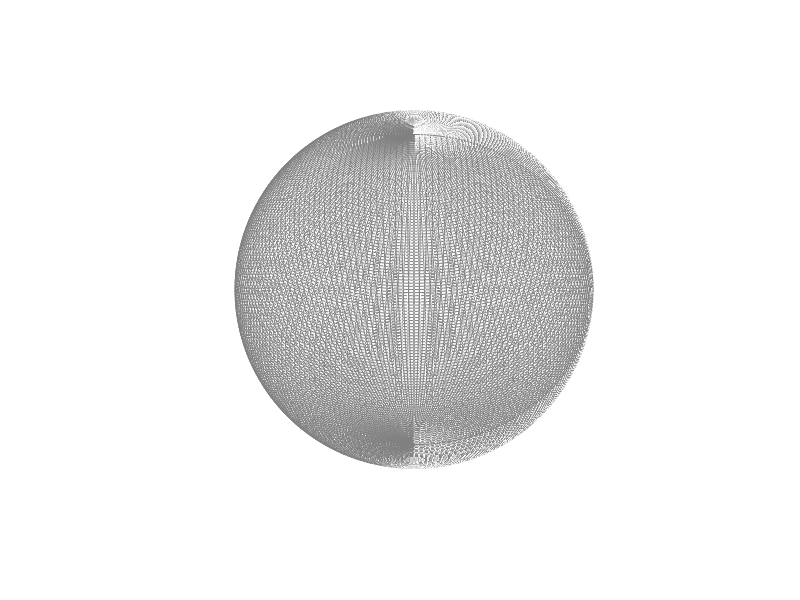

MATLAB code for this plot: (Note: this script raises an error after producing the figure.)
%% Textured 3D Earth example
%
% Ryan Gray
% 8 Sep 2004
% Revised 9 March 2006, 31 Jan 2006, 16 Oct 2013

%% Options

space_color = 'k';
npanels = 180;   % Number of globe panels around the equator deg/panel = 360/npanels
alpha   = 1; % globe transparency level, 1 = opaque, through 0 = invisible
%GMST0 = []; % Don't set up rotatable globe (ECEF)
GMST0 = 4.89496121282306; % Set up a rotatable globe at J2000.0

% Earth texture image
% Anything imread() will handle, but needs to be a 2:1 unprojected globe
% image.

image_file = '1024px-Land_ocean_ice_2048.jpg';

% Mean spherical earth

erad    = 6371008.7714; % equatorial radius (meters)
prad    = 6371008.7714; % polar radius (meters)
erot    = 7.2921158553e-5; % earth rotation rate (radians/sec)

%% Create figure

figure('Color', space_color);

hold on;

% Turn off the normal axes

set(gca, 'NextPlot','add', 'Visible','off');

axis equal;
axis auto;

% Set initial view

view(0,30);

axis vis3d;

%% Create wireframe globe

% Create a 3D meshgrid of the sphere points using the ellipsoid function

[x, y, z] = ellipsoid(0, 0, 0, erad, erad, prad, npanels);

globe = surf(x, y, -z, 'FaceColor', 'none', 'EdgeColor', 0.5*[1 1 1]);

if ~isempty(GMST0)
    hgx = hgtransform;
    set(hgx,'Matrix', makehgtform('zrotate',GMST0));
    set(globe,'Parent',hgx);
end

%% Texturemap the globe

% Load Earth image for texture map

cdata = imread(image_file);

% Set image as color data (cdata) property, and set face color to indicate
% a texturemap, which Matlab expects to be in cdata. Turn off the mesh edges.

set(globe, 'FaceColor', 'texturemap', 'CData', cdata, 'FaceAlpha', alpha, 'EdgeColor', 'none');

